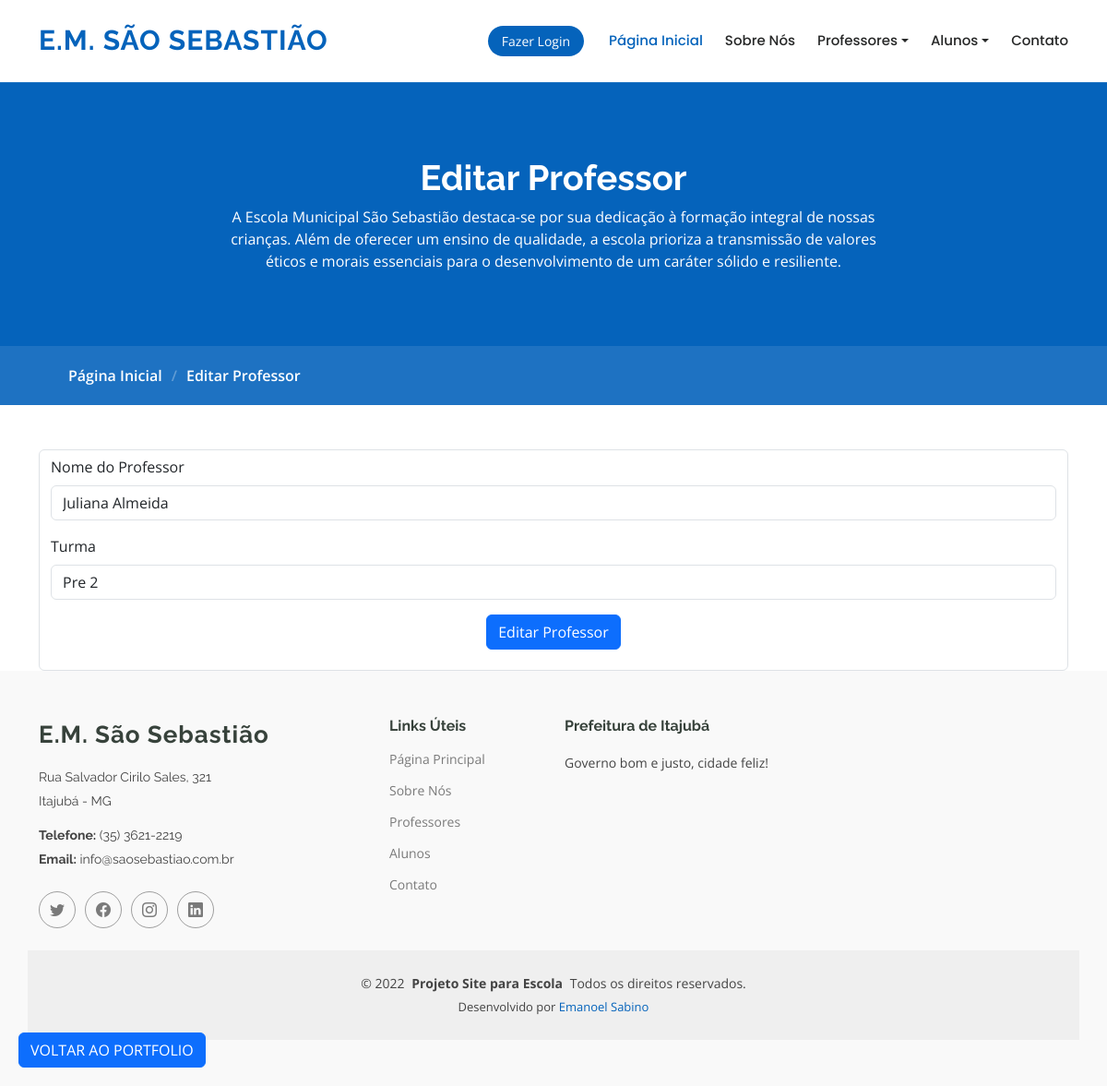
The app's page /editar_professor/10, older data.
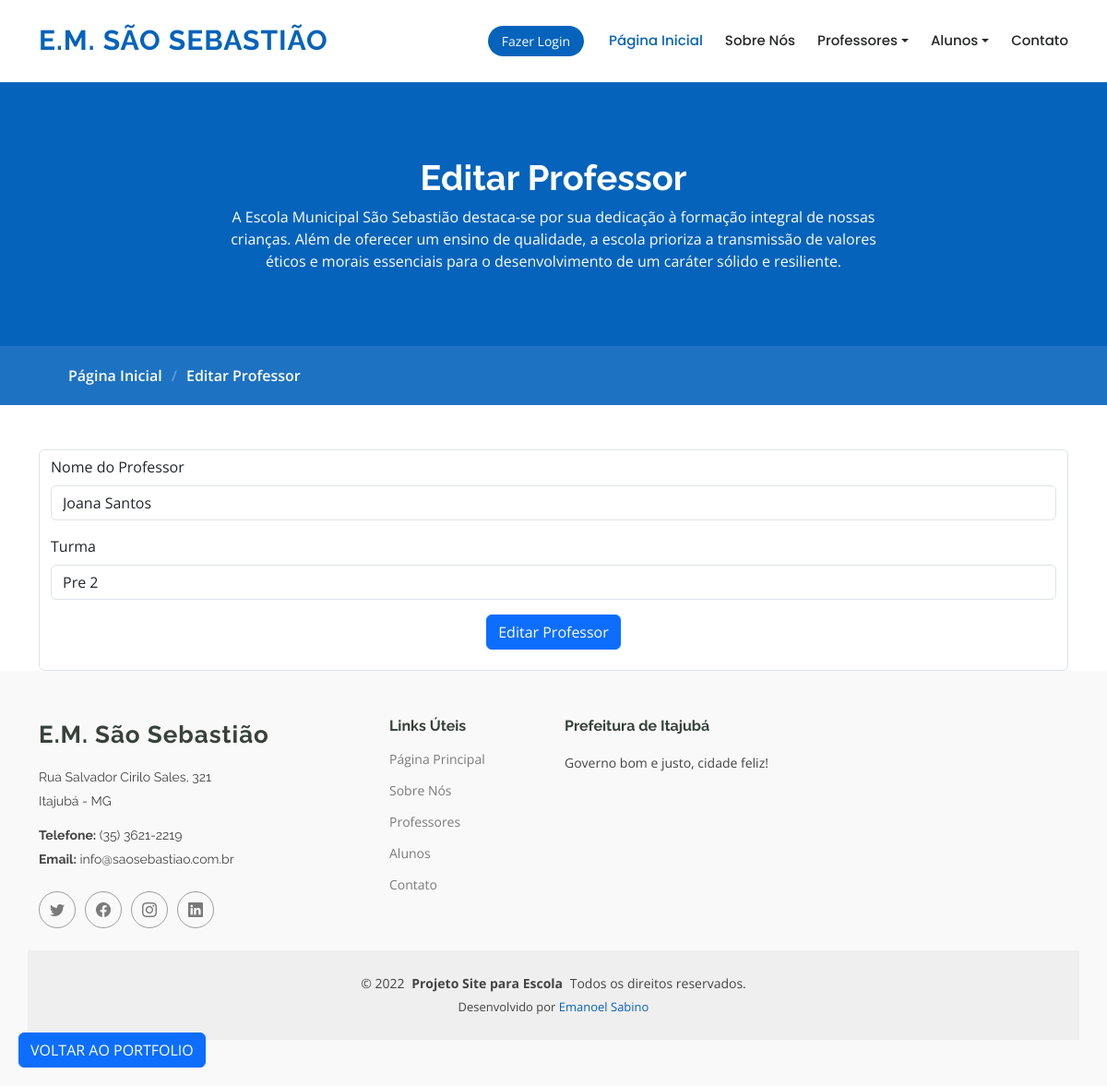
The same page, newer data.
### app.py (models this page shows, shortened)
class Professor(db.Model):
    __tablename__ = 'professor'
    id_professor = db.Column(db.Integer, primary_key=True)
    nome_professor = db.Column(db.String(100), nullable=False)
    turma = db.Column(db.String(50), nullable=False)

### app.py (the view)
@app.route("/editar_professor/<int:id_professor>", methods=["GET", "POST"])
def editar_professor(id_professor):
    if request.method == "POST":
        dados_editados = request.form
        professor = db.session.execute(db.select(Professor).filter(Professor.id_professor == id_professor)).scalar()
        professor.nome_professor = dados_editados['nome_professor']
        professor.turma = dados_editados['turma']
        db.session.commit()
        return redirect("/listar_professores")
    else:
        professor = db.session.execute(db.select(Professor).filter(Professor.id_professor == id_professor)).scalar()
        return render_template("editar_professor.html", professor=professor)

### templates/editar_professor.html (shortened to what this page needs)
{% extends 'base.html' %}
{% block content %}
<main class="main">
<div class="paginas">
    <div class="page-title" data-aos="fade">
        <div class="heading">
            <div class="container">
            <div class="row d-flex justify-content-center text-center">
                <div class="col-lg-8">
                <h1>Editar Professor</h1>
                <p class="mb-0">A Escola Municipal São Sebastião destaca-se por sua dedicação à formação integral de nossas crianças. Além de oferecer um ensino de qualidade, a escola prioriza a transmissão de valores éticos e morais essenciais para o desenvolvimento de um caráter sólido e resiliente.</p>
                </div>
            </div>
            </div>
        </div>
        <nav class="breadcrumbs">
            <div class="container">
            <ol>
                <li><a href="{{ url_for('index') }}">Página Inicial</a></li>
                <li class="current">Editar Professor</li>
            </ol>
            </div>
        </nav>
    </div>
    <br><br>
    <div class="container" data-aos="fade-up" data-aos-delay="200">
        <div class="d-flex justify-content-center">
        <form action="{{ url_for('editar_professor', id_professor=professor.id_professor) }}" class="form-control" method="post" enctype="multipart/form-data">
            <div class="mb-3">
                <label for="nome_professor" class="form-label">Nome do Professor</label>
                <input value="{{ professor.nome_professor }}" type="text" class="form-control" name="nome_professor" required>
            </div>
            <div class="mb-3">
                <label for="turma" class="form-label">Turma</label>
                <select name="turma" id="turma" class="form-control">
                    <option value="{{ professor.turma }}">{{ professor.turma }}</option>
                </select>
            </div>
            <div class="d-flex justify-content-center">
                <button type="submit" class="btn btn-primary mb-3">Editar Professor</button>
            </div>
        </form>
        </div>
    </div>
</div>
</main>
{% endblock %}

Row changes from the older to the newer data that the page shows:
changed Professor "Pre 2": nome_professor "Juliana Almeida" → "Joana Santos"
